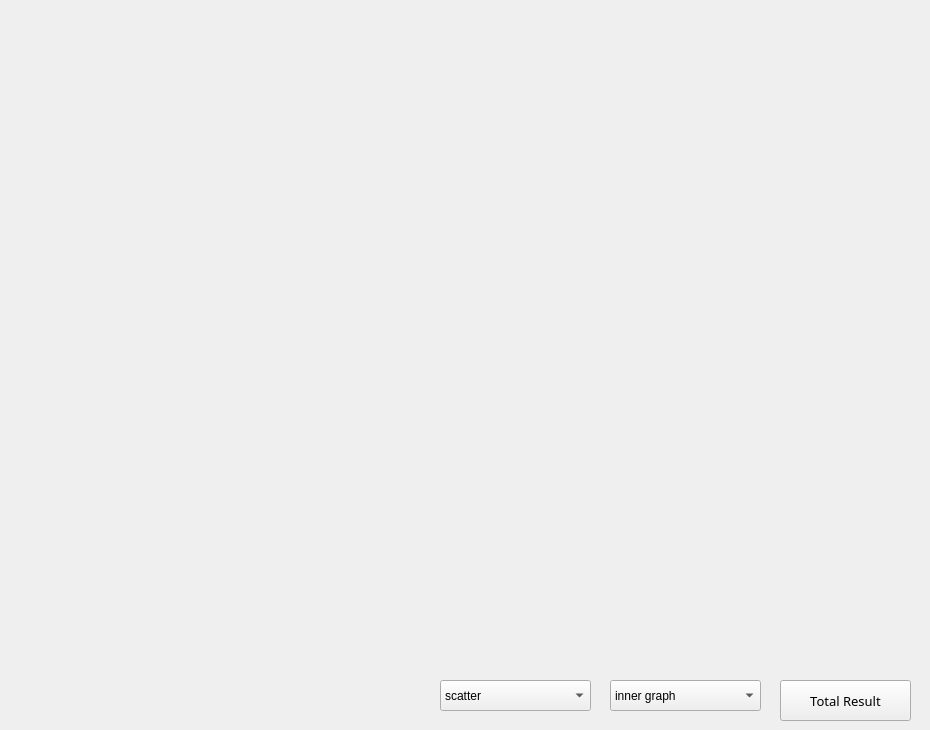
    <widget class="QWidget" name="Total_Result">
     <attribute name="title">
      <string>Total Result</string>
     </attribute>
     <widget class="QPushButton" name="Total_Result_Button">
      <property name="geometry">
       <rect>
        <x>780</x>
        <y>680</y>
        <width>131</width>
        <height>41</height>
       </rect>
      </property>
      <property name="font">
       <font>
        <family>Sitka Text</family>
        <pointsize>10</pointsize>
        <weight>50</weight>
        <italic>false</italic>
        <bold>false</bold>
       </font>
      </property>
      <property name="text">
       <string>Total Result</string>
      </property>
     </widget>
     <widget class="QWidget" name="horizontalLayoutWidget_2">
      <property name="geometry">
       <rect>
        <x>30</x>
        <y>10</y>
        <width>891</width>
        <height>661</height>
       </rect>
      </property>
      <layout class="QHBoxLayout" name="Total_Result_layout"/>
     </widget>
     <widget class="QComboBox" name="display_typeBox">
      <property name="geometry">
       <rect>
        <x>440</x>
        <y>680</y>
        <width>151</width>
        <height>31</height>
       </rect>
      </property>
      <item>
       <property name="text">
        <string>scatter</string>
       </property>
      </item>
      <item>
       <property name="text">
        <string>trisurf</string>
       </property>
      </item>
      <item>
       <property name="text">
        <string>contour2D</string>
       </property>
      </item>
      <item>
       <property name="text">
        <string>contour3D</string>
       </property>
      </item>
     </widget>
     <widget class="QComboBox" name="display_locBox">
      <property name="geometry">
       <rect>
        <x>610</x>
        <y>680</y>
        <width>151</width>
        <height>31</height>
       </rect>
      </property>
      <item>
       <property name="text">
        <string>inner graph</string>
       </property>
      </item>
      <item>
       <property name="text">
        <string>outer graph</string>
       </property>
      </item>
     </widget>
    </widget>
